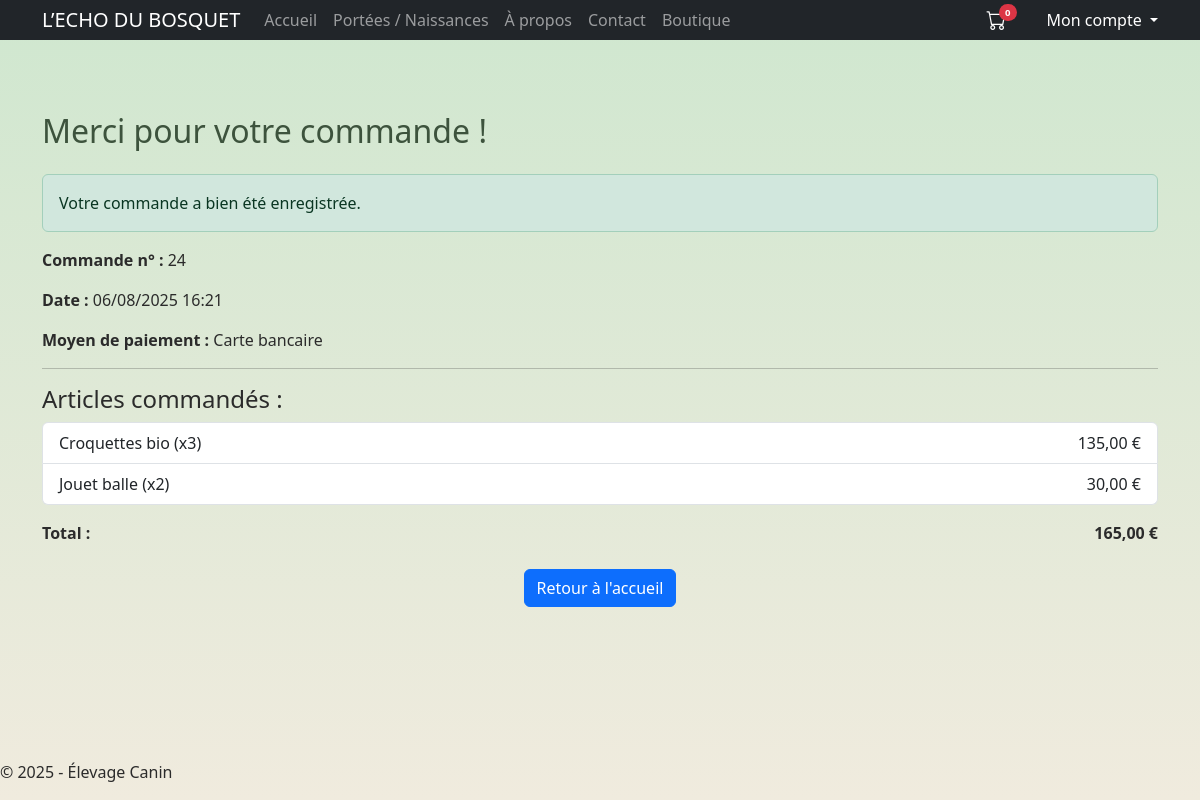
Page /boutique/commande/confirmation/24/ (signed in) on the committed database.
### boutique/models.py (models this page shows, shortened)
class Commande(models.Model):
    utilisateur = models.ForeignKey(
        settings.AUTH_USER_MODEL,
        on_delete=models.CASCADE,
        related_name='commandes'
    )
    date_commande = models.DateTimeField(default=timezone.now)
    statut = models.CharField(
        max_length=20,
        choices=[
            ('en_attente', 'En attente'),
            ('payée', 'Payée'),
            ('expédiée', 'Expédiée'),
            ('annulée', 'Annulée'),
        ],
        default='en_attente'
    )
    MOYENS_PAIEMENT = [
        ('carte', 'Carte bancaire'),
        ('paypal', 'Compte PayPal'),
    ]
    moyen_paiement = models.CharField(
        max_length=20,
        choices=MOYENS_PAIEMENT,
        default='carte'
    )
    total = models.DecimalField(max_digits=10, decimal_places=2, default=0)

class LigneCommande(models.Model):
    commande = models.ForeignKey(
        Commande,
        on_delete=models.CASCADE,
        related_name='lignes'
    )
    produit = models.ForeignKey(
        'Produit',
        on_delete=models.CASCADE
    )
    quantite = models.PositiveIntegerField()
    prix_unitaire = models.DecimalField(max_digits=10, decimal_places=2)
    def get_total_ligne(self):
        if self.quantite is not None and self.prix_unitaire is not None:
            return self.quantite * self.prix_unitaire
        return 0

class Produit(models.Model):
    nom = models.CharField(max_length=100)
    description = models.TextField(blank=True)
    prix = models.DecimalField(max_digits=8, decimal_places=2)
    stock = models.PositiveIntegerField(default=0)  # 🔁 remplacé
    nombre_ventes = models.PositiveIntegerField(default=0)  # 🔁 ajouté
    image = models.ImageField(upload_to='produits/', blank=True, null=True)
    actif = models.BooleanField(default=True)
    seuil_alerte = models.PositiveIntegerField(default=0, verbose_name="Seuil d’alerte stock")

### boutique/views.py (the view)
# urls.py: path('commande/confirmation/<int:commande_id>/', commande_confirmation_view, name='commande_confirmation'),
@login_required
def commande_confirmation_view(request, commande_id):
    commande = Commande.objects.filter(id=commande_id).first()
    if not commande or commande.utilisateur != request.user:
        logger.warning(
            f"[ACCESS] Tentative d'accès non autorisé — utilisateur={request.user} — commande_id={commande_id}"
        )
        raise Http404("Commande introuvable")
    juste_validee = request.session.pop('commande_confirmee', False)
    context = {
        'commande': commande,
        'lignes': commande.lignes.all(),
        'juste_validee': juste_validee,
    }
    return render(request, 'boutique/commande_confirmation.html', context)

### boutique/templates/boutique/commande_confirmation.html (shortened to what this page needs)
{% extends 'base.html' %}
{% block content %}
<div class="container mt-5">
  {% if juste_validee %}
  <h2 class="mb-4">Merci pour votre commande !</h2>
  {% else %}
  <h2 class="mb-4">Détails de votre commande</h2>
  {% endif %}
  {% if juste_validee %}
  <div class="alert alert-success mt-3">
    Votre commande a bien été enregistrée.
  </div>
  {% endif %}
  <p><strong>Commande n° :</strong> {{ commande.id }}</p>
  <p><strong>Date :</strong> {{ commande.date_commande|date:"d/m/Y H:i" }}</p>
  <p><strong>Moyen de paiement :</strong> {{ commande.get_moyen_paiement_display }}</p>
  <hr>
  <h4>Articles commandés :</h4>
  <ul class="list-group mb-3">
    {% for ligne in lignes %}
    <li class="list-group-item d-flex justify-content-between">
      {{ ligne.produit.nom }} (x{{ ligne.quantite }})
      <span>{{ ligne.get_total_ligne|floatformat:2 }} €</span>
    </li>
    {% endfor %}
  </ul>
  <div class="d-flex justify-content-between">
    <strong>Total :</strong>
    <strong>{{ commande.total|floatformat:2 }} €</strong>
  </div>
  <div class="text-center mt-4">
    <a href="{% url 'home' %}" class="btn btn-primary">Retour à l'accueil</a>
  </div>
</div>
{% endblock %}

### elevage_site/static/css/style.css (style rules this page uses)
body { background: linear-gradient(to bottom, #cfe7cf, #f0ebde); font-family: 'Segoe UI', sans-serif; color: #2b2b2b; margin: 0; padding: 0; }
h1, h2, h3 { color: #3d533d; }

### rows in the picture
Commande: id "24", date_commande "06/08/2025 16:21", moyen_paiement "Carte bancaire", total "165,00"
LigneCommande: produit.nom "Croquettes bio", quantite "3", get_total_ligne "135,00"
LigneCommande: produit.nom "Jouet balle", quantite "2", get_total_ligne "30,00"
